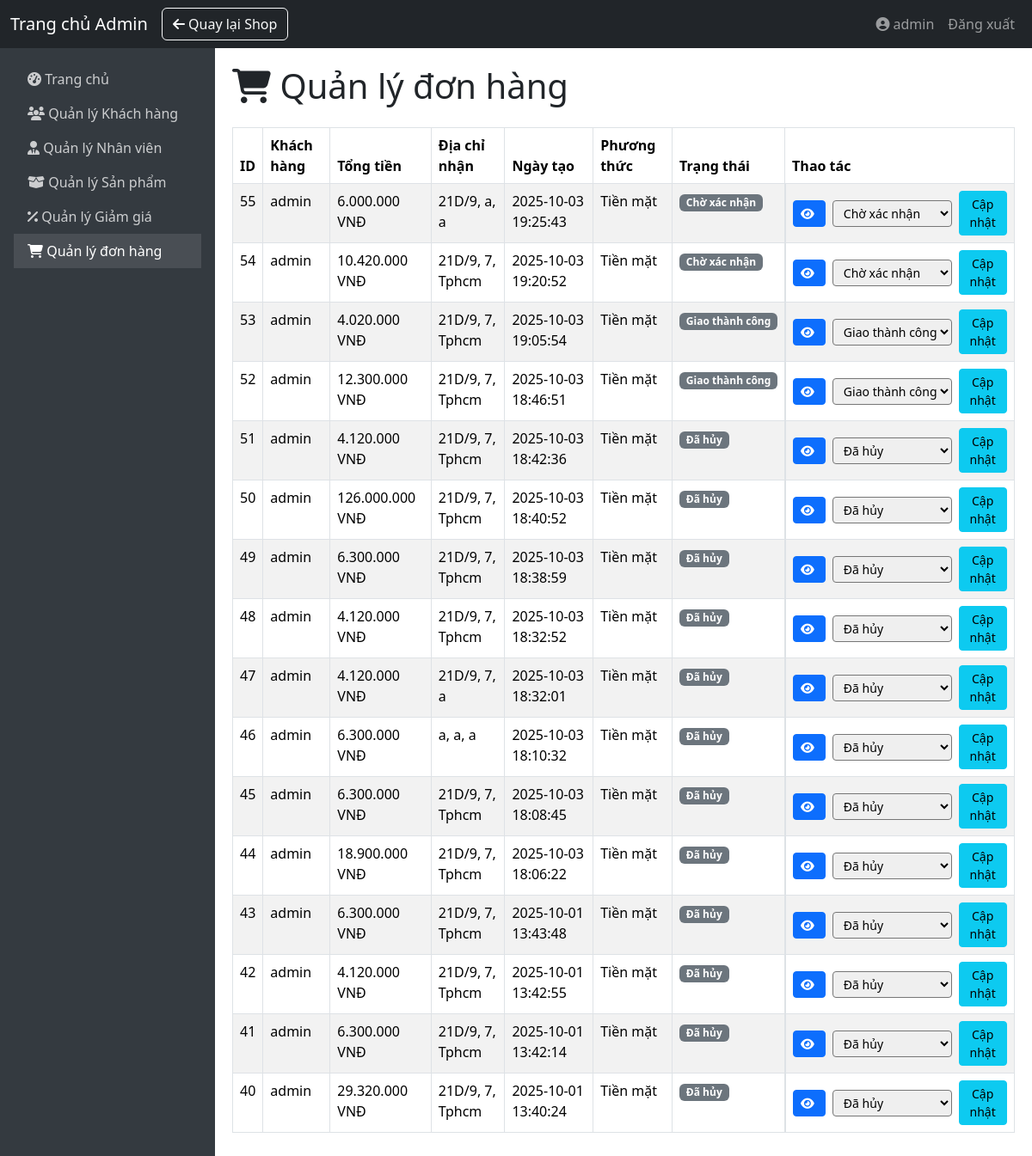
Page /index.php?action=admin/orders (signed in) on the committed database.
### tables this page shows
CREATE TABLE `orders` (
  `id` int(11) NOT NULL,
  `user_id` int(11) NOT NULL,
  `fullname` varchar(255) DEFAULT NULL,
  `phone` varchar(50) DEFAULT NULL,
  `email` varchar(255) DEFAULT NULL,
  `address` text DEFAULT NULL,
  `district` varchar(100) DEFAULT NULL,
  `city` varchar(100) DEFAULT NULL,
  `postcode` varchar(20) DEFAULT NULL,
  `note` text DEFAULT NULL,
  `payment_method` varchar(50) DEFAULT NULL,
  `total` decimal(12,2) DEFAULT NULL,
  `created_at` datetime DEFAULT current_timestamp(),
  `updated_at` datetime DEFAULT current_timestamp() ON UPDATE current_timestamp(),
  `status` enum('Chờ xác nhận','Đang giao','Giao thành công','Đã hủy') NOT NULL DEFAULT 'Chờ xác nhận'
);

CREATE TABLE `users` (
  `id` int(11) NOT NULL,
  `fullname` varchar(32) NOT NULL,
  `username` varchar(50) NOT NULL,
  `password` varchar(255) NOT NULL,
  `email` varchar(100) NOT NULL,
  `phone` varchar(15) NOT NULL,
  `total_spent` decimal(15,2) NOT NULL DEFAULT 0.00,
  `role` enum('admin','user') NOT NULL DEFAULT 'user',
  `status` tinyint(1) NOT NULL DEFAULT 0,
  `level` enum('Diamond','Gold','Silver','Common') NOT NULL DEFAULT 'Common',
  `created_at` timestamp NOT NULL DEFAULT current_timestamp(),
  `updated_at` timestamp NOT NULL DEFAULT current_timestamp() ON UPDATE current_timestamp()
);

### controller/admin/OrderAdminController.php (called while the page is built, shortened)
<?php
require_once __DIR__ . "/../../model/Order.php";
class OrderAdminController {
    private Order $orderModel;
    public function __construct(Order $orderModel, User $userModel) {
        $this->orderModel = $orderModel;
    }
    public function getOrders(): void {
        try {
            $orders = $this->orderModel->getAll();
        } catch (Exception $e) {
            error_log("Error loading orders: " . $e->getMessage());
            $orders = [];
            $_SESSION['error_message'] = "Không thể tải dữ liệu đơn hàng.";
        }
        include __DIR__ . "/../../view/admin/orderAdmin.php";
    }
}

### model/Order.php (called while the page is built, shortened)
<?php
class Order {
    private $pdo;
    public function __construct($pdo) {
        $this->pdo = $pdo;
    }
    public function getAll() {
        $sql = "SELECT orders.*, users.username AS user_name FROM orders LEFT JOIN users ON orders.user_id = users.id ORDER BY orders.created_at DESC";
        $stmt = $this->pdo->prepare($sql);
        $stmt->execute();
        return $stmt->fetchAll(PDO::FETCH_ASSOC);
    }
}
?>

### view/admin/orderAdmin.php (the view, shortened to what this page needs)
<?php
include __DIR__ . "/components/header.php";
include __DIR__ . "/components/navbar.php";
include __DIR__ . "/components/sidebar.php";
$orders = $orders ?? [];
$statusMap = OrderAdminController::STATUS_MAP;
$statusKeys = array_keys($statusMap);
?>
<div class="main-content">
    <h1 class="mb-4 text-dark"><i class="fa-solid fa-shopping-cart"></i> Quản lý đơn hàng</h1>
    <table class="table table-bordered table-striped">
        <thead>
            <tr>
                <th>ID</th>
                <th>Khách hàng</th>
                <th>Tổng tiền</th>
                <th>Địa chỉ nhận</th>
                <th>Ngày tạo</th>
                <th>Phương thức</th>
                <th>Trạng thái</th>
                <th>Thao tác</th>
            </tr>
        </thead>
        <tbody>
            <?php if (empty($orders)): ?>
                <tr>
                    <td colspan="8">Chưa có đơn hàng nào.</td>
                </tr>
            <?php else: ?>
                <?php foreach ($orders as $order):
                    $statusText = trim($order['status'] ?? 'Không rõ');
                    $badgeColor = $statusColors[$statusText] ?? 'secondary';
                ?>
                <tr>
                    <td><?= $order['id'] ?></td>
                    <td><?= $order['user_name'] ?? 'Khách vãng lai' ?></td>
                    <td><?= number_format($order['total'], 0, ',', '.') ?> VNĐ</td>
                    <td><?= $order['address'] . ', ' . $order['district'] . ', ' . $order['city'] ?></td>
                    <td><?= $order['created_at'] ?></td>
                    <td><?= $order['payment_method'] ?? 'Không rõ' ?></td>
                    <td>
                        <span class="badge bg-<?= $badgeColor ?>">
                            <?= $statusText ?>
                        </span>
                    </td>
                    <td class="d-flex flex-column flex-lg-row align-items-lg-center">
                        <a href="index.php?action=admin/orders/detail&id=<?= $order['id'] ?>"
                            class="btn btn-sm btn-primary mb-2 mb-lg-0 me-lg-2"
                            title="Xem chi tiết đơn hàng #<?= $order['id'] ?>">
                                <i class="fa-solid fa-eye me-1"></i>
                            </a>
                        <form action="index.php?action=admin/orders/updateStatus" method="POST" class="d-flex align-items-center">
                            <select name="status" class="form-select-sm">
                                <?php foreach ($statusKeys  as $name): ?>
                                    <option value="<?= $name ?>"
                                        <?= ($statusText === $name) ? 'selected' : '' ?>>
                                        <?= $name ?>
                                    </option>
                                <?php endforeach; ?>
                            </select>
                            <button type="submit" class="btn btn-sm btn-info ms-2">Cập nhật</button>
                        </form>
                    </td>
                </tr>
                <?php endforeach; ?>
            <?php endif; ?>
        </tbody>
    </table>
</div>

### view/admin/components/header.php (style rules this page uses)
body { min-height: 100vh; display: flex; flex-direction: column; }
.main-content { flex: 1; padding: 20px; }

### rows in the picture
orders: id "55", user.username "admin", total "6.000.000", address "21D/9", district "a", city "a", created_at "2025-10-03 19:25:43", payment_method "Tiền mặt", status "Chờ xác nhận"
orders: id "54", user.username "admin", total "10.420.000", address "21D/9", district "7", city "Tphcm", created_at "2025-10-03 19:20:52", payment_method "Tiền mặt", status "Chờ xác nhận"
orders: id "53", user.username "admin", total "4.020.000", address "21D/9", district "7", city "Tphcm", created_at "2025-10-03 19:05:54", payment_method "Tiền mặt", status "Giao thành công"
orders: id "52", user.username "admin", total "12.300.000", address "21D/9", district "7", city "Tphcm", created_at "2025-10-03 18:46:51", payment_method "Tiền mặt", status "Giao thành công"
orders: id "51", user.username "admin", total "4.120.000", address "21D/9", district "7", city "Tphcm", created_at "2025-10-03 18:42:36", payment_method "Tiền mặt", status "Đã hủy"
orders: id "50", user.username "admin", total "126.000.000", address "21D/9", district "7", city "Tphcm", created_at "2025-10-03 18:40:52", payment_method "Tiền mặt", status "Đã hủy"
orders: id "49", user.username "admin", total "6.300.000", address "21D/9", district "7", city "Tphcm", created_at "2025-10-03 18:38:59", payment_method "Tiền mặt", status "Đã hủy"
orders: id "48", user.username "admin", total "4.120.000", address "21D/9", district "7", city "Tphcm", created_at "2025-10-03 18:32:52", payment_method "Tiền mặt", status "Đã hủy"
orders: id "47", user.username "admin", total "4.120.000", address "21D/9", district "7", city "a", created_at "2025-10-03 18:32:01", payment_method "Tiền mặt", status "Đã hủy"
orders: id "46", user.username "admin", total "6.300.000", address "a", district "a", city "a", created_at "2025-10-03 18:10:32", payment_method "Tiền mặt", status "Đã hủy"
orders: id "45", user.username "admin", total "6.300.000", address "21D/9", district "7", city "Tphcm", created_at "2025-10-03 18:08:45", payment_method "Tiền mặt", status "Đã hủy"
orders: id "44", user.username "admin", total "18.900.000", address "21D/9", district "7", city "Tphcm", created_at "2025-10-03 18:06:22", payment_method "Tiền mặt", status "Đã hủy"
orders: id "43", user.username "admin", total "6.300.000", address "21D/9", district "7", city "Tphcm", created_at "2025-10-01 13:43:48", payment_method "Tiền mặt", status "Đã hủy"
orders: id "42", user.username "admin", total "4.120.000", address "21D/9", district "7", city "Tphcm", created_at "2025-10-01 13:42:55", payment_method "Tiền mặt", status "Đã hủy"
orders: id "41", user.username "admin", total "6.300.000", address "21D/9", district "7", city "Tphcm", created_at "2025-10-01 13:42:14", payment_method "Tiền mặt", status "Đã hủy"
orders: id "40", user.username "admin", total "29.320.000", address "21D/9", district "7", city "Tphcm", created_at "2025-10-01 13:40:24", payment_method "Tiền mặt", status "Đã hủy"

### other values in the picture
$_SESSION['user']['username'] "admin"
